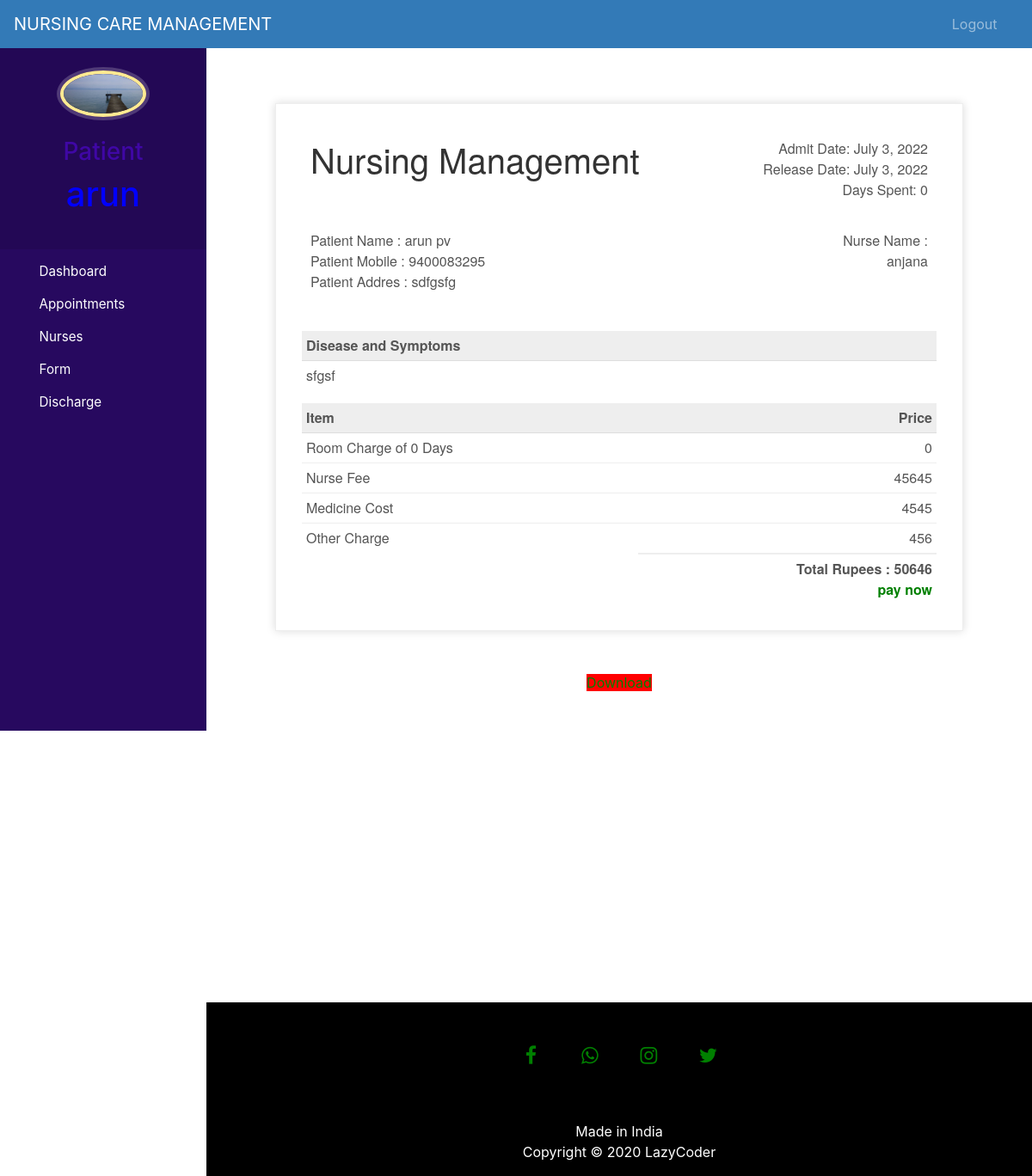
The page /patient-discharge (signed in) on the database its author committed.
### hospital/models.py (models this page shows, shortened)
class Patient(models.Model):
    user=models.OneToOneField(User,on_delete=models.CASCADE)
    profile_pic= models.ImageField(upload_to='profile_pic/PatientProfilePic/',null=True,blank=True)
    address = models.CharField(max_length=40)
    mobile = models.CharField(max_length=20,null=True)
    symptoms = models.CharField(max_length=100,null=False)
    assignedDoctorId = models.PositiveIntegerField(null=True)
    admitDate=models.DateField(auto_now=True)
    status=models.BooleanField(default=False)
    @property
    def get_name(self):
        return self.user.first_name+" "+self.user.last_name
    def __str__(self):
        return self.user.first_name+" ("+self.symptoms+")"

class PatientDischargeDetails(models.Model):
    patientId=models.PositiveIntegerField(null=True)
    patientName=models.CharField(max_length=40)
    assignedDoctorName=models.CharField(max_length=40)
    address = models.CharField(max_length=40)
    mobile = models.CharField(max_length=20,null=True)
    symptoms = models.CharField(max_length=100,null=True)
    admitDate=models.DateField(null=False)
    releaseDate=models.DateField(null=False)
    daySpent=models.PositiveIntegerField(null=False)
    roomCharge=models.PositiveIntegerField(null=False)
    medicineCost=models.PositiveIntegerField(null=False)
    doctorFee=models.PositiveIntegerField(null=False)
    OtherCharge=models.PositiveIntegerField(null=False)
    total=models.PositiveIntegerField(null=False)

### hospital/views.py (the view)
# urls.py: path('patient-discharge', views.patient_discharge_view,name='patient-discharge'),
@login_required(login_url='patientlogin')
@user_passes_test(is_patient)
def patient_discharge_view(request):
    patient=models.Patient.objects.get(user_id=request.user.id) #for profile picture of patient in sidebar
    dischargeDetails=models.PatientDischargeDetails.objects.all().filter(patientId=patient.id).order_by('-id')[:1]
    patientDict=None
    if dischargeDetails:
        patientDict ={
        'is_discharged':True,
        'patient':patient,
        'patientId':patient.id,
        'patientName':patient.get_name,
        'assignedDoctorName':dischargeDetails[0].assignedDoctorName,
        'address':patient.address,
        'mobile':patient.mobile,
        'symptoms':patient.symptoms,
        'admitDate':patient.admitDate,
        'releaseDate':dischargeDetails[0].releaseDate,
        'daySpent':dischargeDetails[0].daySpent,
        'medicineCost':dischargeDetails[0].medicineCost,
        'roomCharge':dischargeDetails[0].roomCharge,
        'doctorFee':dischargeDetails[0].doctorFee,
        'OtherCharge':dischargeDetails[0].OtherCharge,
        'total':dischargeDetails[0].total,
        }
        print(patientDict)
    else:
        patientDict={
            'is_discharged':False,
            'patient':patient,
            'patientId':request.user.id,
        }
    return render(request,'hospital/patient_discharge.html',context=patientDict)

### hospital/views.py (called while the page is built)
def is_patient(user):
    return user.groups.filter(name='PATIENT').exists()

### templates/hospital/patient_discharge.html (shortened to what this page needs)
{% extends 'hospital/patient_base.html' %}
{% load static %}
{% block content %}
{% load crispy_forms_tags %}
<head>
</head>
<br><br><br>
{%if is_discharged%}
<div class="invoice-box">
  <table cellpadding="0" cellspacing="0">
    <tr class="top">
      <td colspan="2">
        <table>
          <tr>
            <td class="title">
              <h1>Nursing Management</h1>
    </div>
            <td>
              Admit Date: {{admitDate}}<br>
              Release Date: {{releaseDate}}<br>
              Days Spent: {{daySpent}}
            </td>
    <tr class="information">
      <td colspan="2">
        <table>
          <tr>
            <td>
              Patient Name : {{patientName}}<br>
              Patient Mobile : {{mobile}}<br>
              Patient Addres : {{address}}<br>
            </td>
            <td>
              Nurse Name :<br>
              {{assignedDoctorName}}<br>
            </td>
          </tr>
        </table>
      </td>
    </tr>
    <tr class="heading">
      <td>
        Disease and Symptoms
      </td>
      <td>
      </td>
    </tr>
    <tr class="details">
      <td>
        {{symptoms}}
      </td>
    </tr>
    <tr class="heading">
      <td>
        Item
      </td>
      <td>
        Price
      </td>
    </tr>
    <tr class="item">
      <td>
        Room Charge of {{daySpent}} Days
      </td>
      <td>
        {{roomCharge}}
      </td>
    </tr>
    <tr class="item">
      <td>
        Nurse Fee
      </td>
      <td>
        {{doctorFee}}
      </td>
    </tr>
    <tr class="item">
      <td>
        Medicine Cost
      </td>
      <td>
        {{medicineCost}}
      </td>
    </tr>
    <tr class="item last">
      <td>
        Other Charge
      </td>
      <td>
        {{OtherCharge}}
      </td>
    </tr>
    <tr class="total">
      <td></td>
      <td>
        Total Rupees : {{total}}<br><a href="{% url 'paynow' %}">pay now</a>
      </td>
    </tr>
<br><br>
<div class="download">
  <a style="background:red; width:500px;" href="{% url 'download-pdf' patientId  %}">Download</a>
</div>
{%else%}
<h5 style="text-align:center;">You Are Not Discharged By Hospital !</h5>
<h5 style="text-align:center;">Your Treatment Is Going On !</h5><br><br>
<h6 style="text-align:center;">When You Will Be Discahrged. You Can Download Invoice.</h6>
{%endif%}
<br><br><br><br><br><br><br><br>
{% endblock content %}

### templates/hospital/patient_base.html (shortened to what this page needs)
<!DOCTYPE html>
{% load static %}
<html lang="en">
<head>
  <link rel="stylesheet" href="https://stackpath.bootstrapcdn.com/bootstrap/4.3.1/css/bootstrap.min.css">
  <link rel="stylesheet" href="https://maxcdn.bootstrapcdn.com/font-awesome/4.7.0/css/font-awesome.min.css">
</head>
<body>
  <nav class="menu" tabindex="0">
    <header class="avatar">
      <img src="{% static patient.profile_pic.url %}" alt="Profile Pic" />
      <br><br>
      <h3 style="color:rgb(63, 7, 165);">Patient</h3>
      <h1 style="color:blue;"> {{request.user.first_name}}</h1>
    </header>
    <ul>
      <li tabindex="0" class="icon-dashboard"> <a style="color:white; text-decoration:none;" href="/patient-dashboard"><span>Dashboard</span></a> </li>
      <li tabindex="0" class="icon-calendar"> <a style="color:white; text-decoration:none;" href="/patient-appointment"><span>Appointments</span></a></li>
      <li tabindex="0" class="icon-users"> <a style="color:white; text-decoration:none;" href="/patient-view-doctor"><span>Nurses</span></a></li>
      <li tabindex="0" class="icon-users"> <a style="color:white; text-decoration:none;" href="/patient-form"><span>Form</span></a></li>
      <li tabindex="0" class="icon-users"> <a style="color:white; text-decoration:none;" href="/patient-discharge"><span>Discharge</span></a></li>
    </ul>
  </nav>
  <main>
    <div class="bs-example">
      <nav class="navbar navbar-expand-md  navbar-dark fixed-top" style="background:#337AB7;">
        <a href="/patient-dashboard" class="navbar-brand">NURSING CARE MANAGEMENT</a>
        <div class="collapse navbar-collapse justify-content-between" id="navbarCollapse">
          <div class="navbar-nav" style=" margin-left: 90%;">
            <a href="/logout" class="nav-item nav-link">Logout</a>
          </div>
        </div>
      </nav>
    </div>
    <br><br>
    {% block content %}
    {% endblock content %}
    <br><br><br><br><br><br><br>
    <footer>
      <p>
        <a id="ftr" href="https://facebook.com/sumit.luv/" class="fa fa-facebook"></a>
        <a id="ftr" href="https://api.whatsapp.com/send?phone=919572181024&text=Hello%20Sumit.%0d%0aHow%20are%20you%20%3f%0d%0aI%20came%20from%20your%20website.&source=&data=#" class="fa fa-whatsapp"></a>
        <a id="ftr" href="https://instagram.com/sumit.luv" class="fa fa-instagram"></a>
        <a id="ftr" href="https://twitter.com/sumitkumar1503" class="fa fa-twitter"></a>
      </p>
      <br>
      <div class="container">
        <div class="row">
          <div class="col-md-12 col-sm-12">
            <div style="color:#ffffff;" class="wow fadeInUp footer-copyright">
              <p>Made in India <br>
                Copyright &copy; 2020 LazyCoder </p>
            </div>
          </div>
        </div>
      </div>
    </footer>
  </main>
</body>
</html>

### templates/hospital/patient_base.html (style rules this page uses)
a:link { text-decoration: none; }
a { color: white; }
footer { padding: 0px 0px 0px 0px; background-color: black; margin: 0px; }
#ftr { padding: 20px; }
.fa { font-size: 23px; width: 60px; text-align: center; text-decoration: none; margin: 5px 2px; border-radius: 50%; }
.fa-facebook { background: #3B5998; color: white; margin-top: 30px; }
.fa-whatsapp { background: #25d366; color: white; }
.fa-twitter { background: #55ACEE; color: white; }
.fa-instagram { background: #125688; color: white; }
p { text-align: center; }
body { padding-left: 240px; }
main { position: relative; height: 100vh; }
.menu { background: #27095f; height: 100vh; width: 240px; position: fixed; top: 0px; left: 0; z-index: 5; outline: none; }
.menu .avatar { background: rgba(0, 0, 0, 0.1); padding: 2em 0.5em; text-align: center; }
.menu .avatar img { width: 100px; border-radius: 50%; overflow: hidden; border: 4px solid #ffea92; box-shadow: 0 0 0 4px rgba(255, 255, 255, 0.2); }
.menu ul { list-style: none; padding: 0.5em 0; margin: 0; }
.menu ul li { padding: 0.5em 1em 0.5em 3em; font-size: 0.95em; font-weight: regular; background-repeat: no-repeat; background-position: left 15px center; background-size: auto 20px; transition: all 0.15s linear; cursor: pointer; }
.menu ul li.icon-dashboard { background-image: url("http://www.entypo.com/images//gauge.svg"); }
.menu ul li.icon-users { background-image: url("http://www.entypo.com/images//users.svg"); }
.menu ul li.icon-calendar { background-image: url("http://www.entypo.com/images//calendar.svg"); }

### templates/hospital/patient_discharge.html (style rules this page uses)
a:link { color: green; background-color: transparent; text-decoration: none; }
.invoice-box { max-width: 800px; margin: auto; padding: 30px; border: 1px solid #eee; box-shadow: 0 0 10px rgba(0, 0, 0, .15); font-size: 16px; line-height: 24px; font-family: 'Helvetica Neue', 'Helvetica', Helvetica, Arial, sans-serif; color: #555; }
.invoice-box table { width: 100%; line-height: inherit; text-align: left; }
.invoice-box table td { padding: 5px; vertical-align: top; }
.invoice-box table tr td:nth-child(2) { text-align: right; }
.invoice-box table tr.top table td { padding-bottom: 20px; }
.invoice-box table tr.top table td.title { font-size: 45px; line-height: 45px; color: #333; }
.invoice-box table tr.information table td { padding-bottom: 40px; }
.invoice-box table tr.heading td { background: #eee; border-bottom: 1px solid #ddd; font-weight: bold; }
.invoice-box table tr.details td { padding-bottom: 20px; }
.invoice-box table tr.item td { border-bottom: 1px solid #eee; }
.invoice-box table tr.item.last td { border-bottom: none; }
.invoice-box table tr.total td:nth-child(2) { border-top: 2px solid #eee; font-weight: bold; }
.menu { top: 50px; }
.download { text-align: center; display: block; }

### rows shown on the page
Patient: profile_pic (picture), admitDate "July 3, 2022", mobile "9400083295", address "sdfgsfg", symptoms "sfgsf"
PatientDischargeDetails: releaseDate "July 3, 2022", patientName "arun pv", assignedDoctorName "anjana"

### other values the page prints
{{ daySpent }} "0"
{{ roomCharge }} "0"
{{ doctorFee }} "45645"
{{ medicineCost }} "4545"
{{ OtherCharge }} "456"
{{ total }} "50646"
